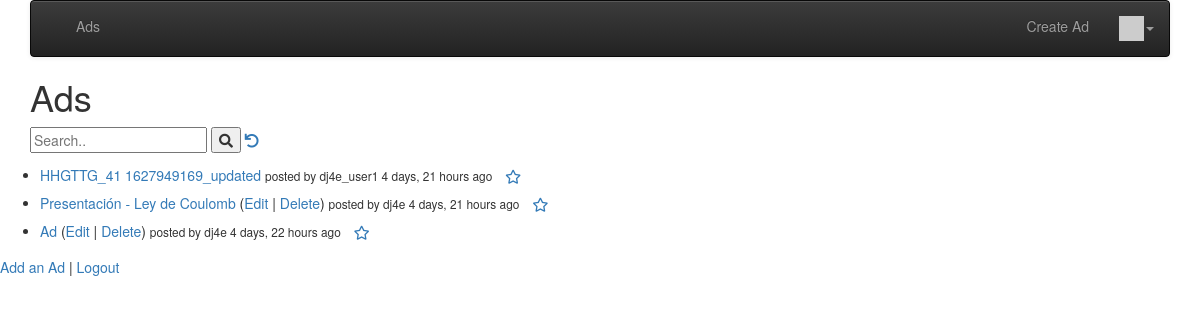
The app's page /ads/ (signed in), older data.
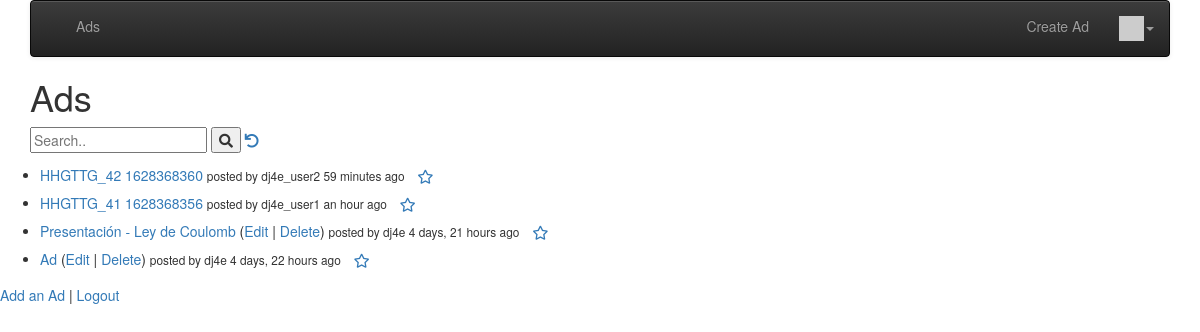
The same page, newer data.
### ads/models.py (models this page shows, shortened)
class Ad(models.Model) :
    title = models.CharField(
            max_length=200,
            validators=[MinLengthValidator(2, "Title must be greater than 2 characters")]
    )
    price = models.DecimalField(max_digits=7, decimal_places=2, null=True)
    text = models.TextField()
    owner = models.ForeignKey(settings.AUTH_USER_MODEL, on_delete=models.CASCADE)
    picture = models.BinaryField(null=True, editable=True)
    content_type = models.CharField(max_length=256, null=True, help_text='The MIMEType of the file')
    comments = models.ManyToManyField(settings.AUTH_USER_MODEL,
        through='Comment', related_name='comments_owned')
    favorites = models.ManyToManyField(settings.AUTH_USER_MODEL,
        through='Fav', related_name='favorite_ads')
    tags = TaggableManager(blank=True)
    created_at = models.DateTimeField(auto_now_add=True)
    updated_at = models.DateTimeField(auto_now=True)

### ads/views.py (the view)
# urls.py: path('', views.AdListView.as_view(), name='all'),
class AdListView(OwnerListView):
    template_name = "ads/ad_list.html"
    def get(self, request) :
        strval =  request.GET.get("search", False)
        if strval:
            query = Q(title__icontains=strval)
            query.add(Q(text__icontains=strval), Q.OR)
            query.add(Q(tags__name__in=[strval]), Q.OR)
            ad_list = Ad.objects.filter(query).select_related().distinct().order_by('-updated_at')[:10]
        else:
            ad_list = Ad.objects.all().order_by('-updated_at')[:10]
        favorites = list()
        if request.user.is_authenticated:
            rows = request.user.favorite_ads.values('id')
            favorites = [ row['id'] for row in rows ]
        for obj in ad_list:
            obj.natural_updated = naturaltime(obj.updated_at)
        ctx = {'ad_list' : ad_list, 'favorites': favorites, 'search': strval}
        return render(request, self.template_name, ctx)

### main/context_processors.py (called while the page is built)
def settings(request):
    return {
        'settings': django_settings,
    }

### main/templatetags/app_tags.py (called while the page is built)
@register.filter(name='gravatar')
def gravatar(user, size=35):
    email = str(user.email.strip().lower()).encode('utf-8')
    email_hash = md5(email).hexdigest()
    url = "//www.gravatar.com/avatar/{0}?s={1}&d=identicon&r=PG"
    return url.format(email_hash, size)

### ads/templates/ads/ad_list.html (shortened to what this page needs)
{% extends "base_menu.html" %}
{% block content %}
<h1>Ads</h1>
<form>
  <input type="text" placeholder="Search.." name="search"
  >
  <button type="submit"><i class="fa fa-search"></i></button>
<a href="{% url 'ads:all' %}"><i class="fa fa-undo"></i></a>
</form>
</div>
<p>
{% if ad_list %}
<ul>
  {% for ad in ad_list %}
    <li>
        <a href="{% url 'ads:ad_detail'  ad.id %}">{{ ad.title }}</a>
        {% if ad.owner == user %}
        (<a href="{% url 'ads:ad_update' ad.id %}">Edit</a> |
        <a href="{% url 'ads:ad_delete' ad.id %}">Delete</a>)
        {% endif %}
        <small>
          {% if ad.owner.username %}
              posted by {{ ad.owner.username }}
          {% endif %}
          {{ ad.natural_updated }}
        </small>
        {% if user.is_authenticated %}
        <a href="#" onclick=
             "favPost('{% url 'ads:ad_favorite' ad.id %}', {{ ad.id }} );return false;"
            id="unfavorite_star_{{ad.id}}">
        <span class="fa-stack" style="vertical-align: middle;">
        <i class="fa fa-star-o fa-stack-1x"></i>
        </span>
        </a>
        {% endif %}
    </li>
  {% endfor %}
</ul>
{% else %}
  <p>There are no ads in the database.</p>
{% endif %}
</p>
<p>
<a href="{% url 'ads:ad_create' %}">Add an Ad</a> |
{% if user.is_authenticated %}
<a href="{% url 'logout' %}?next={% url 'ads:all' %}">Logout</a>
{% else %}
<a href="{% url 'login' %}?next={% url 'ads:all' %}">Login</a>
{% endif %}
</p>
{% endblock %}

### main/templates/base_menu.html (shortened to what this page needs)
{% extends "base_bootstrap.html" %}
{% block navbar %}
{% load app_tags %}
<nav class="navbar navbar-default navbar-inverse">
  <div class="container-fluid">
    <div class="navbar-header">
        <a class="navbar-brand" href="/">{{ settings.APP_NAME }}</a>
    </div>
    <ul class="nav navbar-nav">
      {% url 'ads' as ads %}
      <li {% if request.get_full_path == ads %}class="active"{% endif %}>
          <a href="{% url 'ads:all' %}">Ads</a></li>
    </ul>
    <ul class="nav navbar-nav navbar-right">
        {% if user.is_authenticated %}
        <li>
        <a href="{% url 'ads:ad_create' %}">Create Ad</a>
        </li>
        <li class="dropdown">
            <a href="#" data-toggle="dropdown" class="dropdown-toggle">
                <img style="width: 25px;" src="{{ user|gravatar:60 }}"/><b class="caret"></b>
            </a>
        </li>
        {% else %}
        <li>
        <a href="{% url 'login' %}?next={% url 'ads:all' %}">Login</a>
        </li>
        {% endif %}
    </ul>
  </div>
</nav>
{% endblock %}

### main/templates/base_bootstrap.html (shortened to what this page needs)
<!DOCTYPE html>
<html>
<head>
<link rel="stylesheet"
    href="https://maxcdn.bootstrapcdn.com/bootstrap/3.4.0/css/bootstrap.min.css"
>
{% load static %}
<link rel="stylesheet"
    href="https://maxcdn.bootstrapcdn.com/bootstrap/3.4.0/css/bootstrap-theme.min.css"
>
<link rel="stylesheet"
    href="https://code.jquery.com/ui/1.12.1/themes/ui-lightness/jquery-ui.css"
>
<link rel="stylesheet" href="https://use.fontawesome.com/releases/v5.8.1/css/all.css">
<link rel="stylesheet" href="https://use.fontawesome.com/releases/v5.8.1/css/v4-shims.css">
</head>
<body>
<div class="container">
{% block navbar %} {% endblock %}
{% block content %}
{% endblock %}
</body>
</html>

Row changes from the older to the newer data that the page shows:
removed Ad: title "HHGTTG_41 1627949169_updated", owner.username "dj4e_user1", natural_updated "4 days, 21 hours ago"
added Ad: title "HHGTTG_42 1628368360", owner.username "dj4e_user2", natural_updated "59 minutes ago"
added Ad: title "HHGTTG_41 1628368356", owner.username "dj4e_user1", natural_updated "an hour ago"
